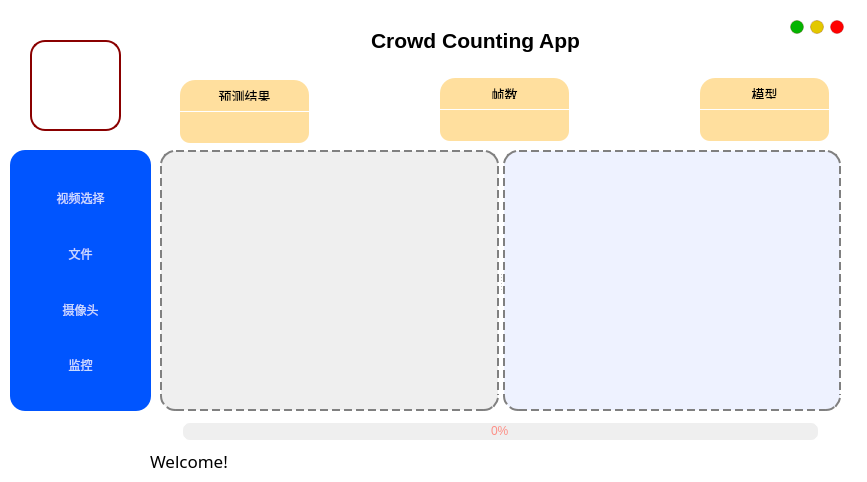
<?xml version="1.0" encoding="UTF-8"?>
<ui version="4.0">
 <class>MainWindow</class>
 <widget class="QMainWindow" name="MainWindow">
  <property name="geometry">
   <rect>
    <x>0</x>
    <y>0</y>
    <width>867</width>
    <height>482</height>
   </rect>
  </property>
  <property name="sizePolicy">
   <sizepolicy hsizetype="Fixed" vsizetype="Fixed">
    <horstretch>0</horstretch>
    <verstretch>0</verstretch>
   </sizepolicy>
  </property>
  <property name="minimumSize">
   <size>
    <width>480</width>
    <height>320</height>
   </size>
  </property>
  <property name="windowTitle">
   <string>MainWindow</string>
  </property>
  <property name="styleSheet">
   <string notr="true">background-color: rgb(255, 255, 255);
</string>
  </property>
  <property name="locale">
   <locale language="Chinese" country="China"/>
  </property>
  <widget class="QWidget" name="centralwidget">
   <widget class="QLabel" name="label_tiltle">
    <property name="geometry">
     <rect>
      <x>190</x>
      <y>10</y>
      <width>571</width>
      <height>61</height>
     </rect>
    </property>
    <property name="sizePolicy">
     <sizepolicy hsizetype="Expanding" vsizetype="Expanding">
      <horstretch>0</horstretch>
      <verstretch>0</verstretch>
     </sizepolicy>
    </property>
    <property name="font">
     <font>
      <pointsize>16</pointsize>
      <bold>true</bold>
     </font>
    </property>
    <property name="frameShape">
     <enum>QFrame::NoFrame</enum>
    </property>
    <property name="text">
     <string>Crowd Counting App</string>
    </property>
    <property name="alignment">
     <set>Qt::AlignCenter</set>
    </property>
   </widget>
   <widget class="QLabel" name="label_logo">
    <property name="geometry">
     <rect>
      <x>30</x>
      <y>40</y>
      <width>91</width>
      <height>91</height>
     </rect>
    </property>
    <property name="sizePolicy">
     <sizepolicy hsizetype="Expanding" vsizetype="Expanding">
      <horstretch>0</horstretch>
      <verstretch>0</verstretch>
     </sizepolicy>
    </property>
    <property name="styleSheet">
     <string notr="true">QLabel {
    border: 2px solid rgb(138, 0, 0); /* 设置白色边界框，可以根据需要调整宽度 */
	border-radius:15px;
    padding: 5px; /* 设置内边距，使文本不会贴近边框 */
}
</string>
    </property>
    <property name="frameShape">
     <enum>QFrame::NoFrame</enum>
    </property>
    <property name="text">
     <string/>
    </property>
    <property name="pixmap">
     <pixmap resource="resources.qrc">:/img/logo.png</pixmap>
    </property>
    <property name="scaledContents">
     <bool>true</bool>
    </property>
    <property name="alignment">
     <set>Qt::AlignCenter</set>
    </property>
   </widget>
   <widget class="QPushButton" name="btn_hide">
    <property name="geometry">
     <rect>
      <x>790</x>
      <y>20</y>
      <width>14</width>
      <height>14</height>
     </rect>
    </property>
    <property name="styleSheet">
     <string notr="true">QPushButton{
	
	background-color: rgb(4, 180, 0);
border:1px solid rgba(113, 17, 15,50);
border-radius:7px;
}
QPushButton:hover {
background-color:rgb(139, 29, 31)
	
}
QPushButton:pressed {
	background-color: rgb(232, 59, 35);
}</string>
    </property>
    <property name="text">
     <string/>
    </property>
   </widget>
   <widget class="QPushButton" name="btn_fullsreen">
    <property name="geometry">
     <rect>
      <x>810</x>
      <y>20</y>
      <width>14</width>
      <height>14</height>
     </rect>
    </property>
    <property name="styleSheet">
     <string notr="true">QPushButton{
	
	background-color: rgb(227, 200, 0);
border:1px solid rgba(113, 17, 15,50);
border-radius:7px;
}
QPushButton:hover {
background-color:rgb(139, 29, 31)
	
}
QPushButton:pressed {
	background-color: rgb(232, 59, 35);
}</string>
    </property>
    <property name="text">
     <string/>
    </property>
   </widget>
   <widget class="QPushButton" name="btn_exit">
    <property name="geometry">
     <rect>
      <x>830</x>
      <y>20</y>
      <width>14</width>
      <height>14</height>
     </rect>
    </property>
    <property name="styleSheet">
     <string notr="true">QPushButton{
	
	background-color: rgb(255, 0, 0);
border:1px solid rgba(113, 17, 15,50);
border-radius:7px;
}
QPushButton:hover {
background-color:rgb(139, 29, 31)
	
}
QPushButton:pressed {
	background-color: rgb(232, 59, 35);
}</string>
    </property>
    <property name="text">
     <string/>
    </property>
   </widget>
   <widget class="QPushButton" name="btn_start">
    <property name="geometry">
     <rect>
      <x>150</x>
      <y>420</y>
      <width>24</width>
      <height>24</height>
     </rect>
    </property>
    <property name="styleSheet">
     <string notr="true">QPushButton {
    background-repeat: no-repeat;
    background-position: center;
    border: none;
}

QPushButton:hover {
    border: 1px solid #4CAF50; /* 悬停时添加绿色边框示例 */
}

QPushButton:pressed {
}
</string>
    </property>
    <property name="text">
     <string/>
    </property>
    <property name="icon">
     <iconset resource="resources.qrc">
      <normaloff>:/img/begin.png</normaloff>
      <normalon>:/img/pause.png</normalon>:/img/begin.png</iconset>
    </property>
    <property name="iconSize">
     <size>
      <width>24</width>
      <height>24</height>
     </size>
    </property>
    <property name="checkable">
     <bool>true</bool>
    </property>
    <property name="checked">
     <bool>false</bool>
    </property>
   </widget>
   <widget class="QProgressBar" name="progressBar">
    <property name="geometry">
     <rect>
      <x>180</x>
      <y>420</y>
      <width>641</width>
      <height>23</height>
     </rect>
    </property>
    <property name="sizePolicy">
     <sizepolicy hsizetype="Expanding" vsizetype="Expanding">
      <horstretch>0</horstretch>
      <verstretch>0</verstretch>
     </sizepolicy>
    </property>
    <property name="styleSheet">
     <string notr="true">QProgressBar{ 
font: 700 10pt &quot;Microsoft YaHei UI&quot;;
color: rgb(253, 143, 134); 
text-align:center; 
border:3px solid rgb(255, 255, 255);
border-radius: 10px; 
background-color: rgba(215, 215, 215,100);
} 

QProgressBar:chunk{ 
border-radius:0px; 
background: rgba(119, 111, 252, 200);
border-radius: 7px;
}</string>
    </property>
    <property name="locale">
     <locale language="Chinese" country="China"/>
    </property>
    <property name="value">
     <number>0</number>
    </property>
    <property name="alignment">
     <set>Qt::AlignLeading|Qt::AlignLeft|Qt::AlignVCenter</set>
    </property>
   </widget>
   <widget class="QPushButton" name="btn_stop">
    <property name="geometry">
     <rect>
      <x>820</x>
      <y>420</y>
      <width>24</width>
      <height>24</height>
     </rect>
    </property>
    <property name="styleSheet">
     <string notr="true">QPushButton{
background-image: url(:/img/stop.png);
background-repeat: no-repeat;
background-position: center;
border: none;
}

QPushButton:hover{
border: 1px solid rgb(255, 0, 0); /* 悬停时添加绿色边框示例 */
}</string>
    </property>
    <property name="text">
     <string/>
    </property>
   </widget>
   <widget class="QPushButton" name="btn_setting">
    <property name="geometry">
     <rect>
      <x>760</x>
      <y>20</y>
      <width>21</width>
      <height>21</height>
     </rect>
    </property>
    <property name="styleSheet">
     <string notr="true">QPushButton{
background-image: url(:img/set.png);
background-repeat: no-repeat;
background-position: center;
border: none;
}

QPushButton:hover{
}</string>
    </property>
    <property name="text">
     <string/>
    </property>
   </widget>
   <widget class="QSplitter" name="splitter">
    <property name="geometry">
     <rect>
      <x>10</x>
      <y>150</y>
      <width>141</width>
      <height>261</height>
     </rect>
    </property>
    <property name="orientation">
     <enum>Qt::Horizontal</enum>
    </property>
    <widget class="QGroupBox" name="groupBox">
     <property name="sizePolicy">
      <sizepolicy hsizetype="Expanding" vsizetype="Expanding">
       <horstretch>0</horstretch>
       <verstretch>0</verstretch>
      </sizepolicy>
     </property>
     <property name="styleSheet">
      <string notr="true">background-color: rgb(0, 85, 255);

border-radius:15px</string>
     </property>
     <layout class="QVBoxLayout" name="verticalLayout">
      <item>
       <widget class="QPushButton" name="btn_menu">
        <property name="sizePolicy">
         <sizepolicy hsizetype="Minimum" vsizetype="Fixed">
          <horstretch>0</horstretch>
          <verstretch>0</verstretch>
         </sizepolicy>
        </property>
        <property name="autoFillBackground">
         <bool>false</bool>
        </property>
        <property name="styleSheet">
         <string notr="true">QPushButton:hover {
    background-color:rgb(0, 71, 212);
}
QPushButton{
	background-image: url(:/img/menu.png);
	background-repeat: no-repeat;
	background-position: left center;
	border: 2px  ;
	border-left: 12px solid transparent;
	border-right: 12px solid transparent;
	border-radius:15px;
	text-align: center;
	padding: 8px 16px;
	color: rgba(255, 255, 255, 199);
	font: 700 11pt &quot;宋体&quot;;
}</string>
        </property>
        <property name="text">
         <string>视频选择</string>
        </property>
       </widget>
      </item>
      <item>
       <widget class="QPushButton" name="btn_file">
        <property name="styleSheet">
         <string notr="true">QPushButton:hover {
    background-color: rgb(0, 71, 212);
}
QPushButton{
background-image: url(:/img/file.png);
background-repeat: no-repeat;
background-position: left center;
border: 2px;
	border-left: 12px solid transparent;
	border-right: 12px solid transparent;

text-align: center;
padding: 8px 16px;
color: rgba(255, 255, 255, 199);
font: 700 12pt &quot;宋体&quot;;
}

QPushButton:pressed {
    background-color: rgb(90, 100, 255);
}
</string>
        </property>
        <property name="text">
         <string>文件</string>
        </property>
       </widget>
      </item>
      <item>
       <widget class="QPushButton" name="btn_cam">
        <property name="styleSheet">
         <string notr="true">QPushButton:hover {
    background-color:rgb(0, 71, 212);
}
QPushButton:pressed {
    background-color: rgb(90, 100, 255);
}
QPushButton{
background-image: url(:/img/cam.png);
background-repeat: no-repeat;
background-position: left center;
border: none;
	border-left: 12px solid transparent;
	border-right: 12px solid transparent;
text-align: center;
padding:8px 16px;
color: rgba(255, 255, 255, 199);
font: 700 12pt &quot;宋体&quot;;
}</string>
        </property>
        <property name="text">
         <string>摄像头</string>
        </property>
       </widget>
      </item>
      <item>
       <widget class="QPushButton" name="btn_Rstp">
        <property name="maximumSize">
         <size>
          <width>16777215</width>
          <height>32</height>
         </size>
        </property>
        <property name="styleSheet">
         <string notr="true">QPushButton:hover {
    background-color: rgb(0, 71, 212);
}
QPushButton{
background-image: url(:/img/RTSP.png);
background-repeat: no-repeat;
background-position: left center;
border: none;
	border-left: 12px solid transparent;
	border-right: 12px solid transparent;
text-align: center;
padding: 8px 16px;
color: rgba(255, 255, 255, 199);
font: 700 12pt &quot;宋体&quot;;
}</string>
        </property>
        <property name="text">
         <string>监控</string>
        </property>
       </widget>
      </item>
     </layout>
    </widget>
   </widget>
   <widget class="QSplitter" name="splitter_2">
    <property name="geometry">
     <rect>
      <x>160</x>
      <y>150</y>
      <width>681</width>
      <height>261</height>
     </rect>
    </property>
    <property name="orientation">
     <enum>Qt::Horizontal</enum>
    </property>
    <widget class="QLabel" name="label_invideo">
     <property name="sizePolicy">
      <sizepolicy hsizetype="Preferred" vsizetype="Preferred">
       <horstretch>0</horstretch>
       <verstretch>0</verstretch>
      </sizepolicy>
     </property>
     <property name="styleSheet">
      <string notr="true">background-color: rgb(239, 239, 239);
border:2px dashed gray;
border-radius:15px
</string>
     </property>
     <property name="frameShape">
      <enum>QFrame::Box</enum>
     </property>
     <property name="text">
      <string/>
     </property>
     <property name="alignment">
      <set>Qt::AlignCenter</set>
     </property>
    </widget>
    <widget class="QLabel" name="label_ovideo">
     <property name="sizePolicy">
      <sizepolicy hsizetype="Preferred" vsizetype="Preferred">
       <horstretch>0</horstretch>
       <verstretch>0</verstretch>
      </sizepolicy>
     </property>
     <property name="styleSheet">
      <string notr="true">background-color: rgb(238, 242, 255);
border:2px dashed gray;
border-radius:15px</string>
     </property>
     <property name="frameShape">
      <enum>QFrame::Box</enum>
     </property>
     <property name="text">
      <string/>
     </property>
     <property name="alignment">
      <set>Qt::AlignCenter</set>
     </property>
    </widget>
   </widget>
   <widget class="QLabel" name="label_fps">
    <property name="geometry">
     <rect>
      <x>440</x>
      <y>78</y>
      <width>129</width>
      <height>31</height>
     </rect>
    </property>
    <property name="font">
     <font>
      <family>新宋体</family>
      <pointsize>10</pointsize>
     </font>
    </property>
    <property name="styleSheet">
     <string notr="true">border-top-left-radius: 15px;
 border-top-right-radius: 15px; 
padding: 10px;
background-color: rgb(255, 223, 158);</string>
    </property>
    <property name="text">
     <string>帧数</string>
    </property>
    <property name="alignment">
     <set>Qt::AlignCenter</set>
    </property>
   </widget>
   <widget class="QLabel" name="label_fpsshow">
    <property name="geometry">
     <rect>
      <x>440</x>
      <y>110</y>
      <width>129</width>
      <height>31</height>
     </rect>
    </property>
    <property name="font">
     <font>
      <pointsize>5</pointsize>
     </font>
    </property>
    <property name="styleSheet">
     <string notr="true">border-bottom-left-radius: 10px;
 border-bottom-right-radius: 10px; 
padding: 10px;
background-color: rgb(255, 223, 158);</string>
    </property>
    <property name="text">
     <string/>
    </property>
    <property name="alignment">
     <set>Qt::AlignCenter</set>
    </property>
   </widget>
   <widget class="QLabel" name="label_model">
    <property name="geometry">
     <rect>
      <x>700</x>
      <y>78</y>
      <width>129</width>
      <height>31</height>
     </rect>
    </property>
    <property name="font">
     <font>
      <family>新宋体</family>
      <pointsize>10</pointsize>
     </font>
    </property>
    <property name="styleSheet">
     <string notr="true">border-top-left-radius: 15px;
 border-top-right-radius: 15px; 
padding: 10px;
background-color: rgb(255, 223, 158);</string>
    </property>
    <property name="text">
     <string>模型</string>
    </property>
    <property name="alignment">
     <set>Qt::AlignCenter</set>
    </property>
   </widget>
   <widget class="QLabel" name="label_modeshow">
    <property name="geometry">
     <rect>
      <x>700</x>
      <y>110</y>
      <width>129</width>
      <height>31</height>
     </rect>
    </property>
    <property name="font">
     <font>
      <pointsize>5</pointsize>
     </font>
    </property>
    <property name="styleSheet">
     <string notr="true">border-bottom-left-radius: 10px;
 border-bottom-right-radius: 10px; 
padding: 10px;
background-color: rgb(255, 223, 158);</string>
    </property>
    <property name="text">
     <string/>
    </property>
    <property name="alignment">
     <set>Qt::AlignCenter</set>
    </property>
   </widget>
   <widget class="QLabel" name="label_esti">
    <property name="geometry">
     <rect>
      <x>180</x>
      <y>80</y>
      <width>129</width>
      <height>31</height>
     </rect>
    </property>
    <property name="font">
     <font>
      <family>新宋体</family>
      <pointsize>10</pointsize>
     </font>
    </property>
    <property name="styleSheet">
     <string notr="true">border-top-left-radius: 15px;
 border-top-right-radius: 15px; 
padding: 10px;
background-color: rgb(255, 223, 158);</string>
    </property>
    <property name="text">
     <string>预测结果</string>
    </property>
    <property name="alignment">
     <set>Qt::AlignCenter</set>
    </property>
   </widget>
   <widget class="QLabel" name="label_estishow">
    <property name="geometry">
     <rect>
      <x>180</x>
      <y>112</y>
      <width>129</width>
      <height>31</height>
     </rect>
    </property>
    <property name="font">
     <font>
      <pointsize>5</pointsize>
     </font>
    </property>
    <property name="styleSheet">
     <string notr="true">border-bottom-left-radius: 10px;
 border-bottom-right-radius: 10px; 
padding: 10px;
background-color: rgb(255, 223, 158);</string>
    </property>
    <property name="text">
     <string/>
    </property>
    <property name="alignment">
     <set>Qt::AlignCenter</set>
    </property>
   </widget>
   <widget class="QLabel" name="label_state">
    <property name="geometry">
     <rect>
      <x>150</x>
      <y>450</y>
      <width>601</width>
      <height>21</height>
     </rect>
    </property>
    <property name="font">
     <font>
      <family>Franklin Gothic Medium</family>
      <pointsize>13</pointsize>
     </font>
    </property>
    <property name="text">
     <string>Welcome!</string>
    </property>
   </widget>
  </widget>
 </widget>
 <resources>
  <include location="resources.qrc"/>
 </resources>
 <connections/>
</ui>
